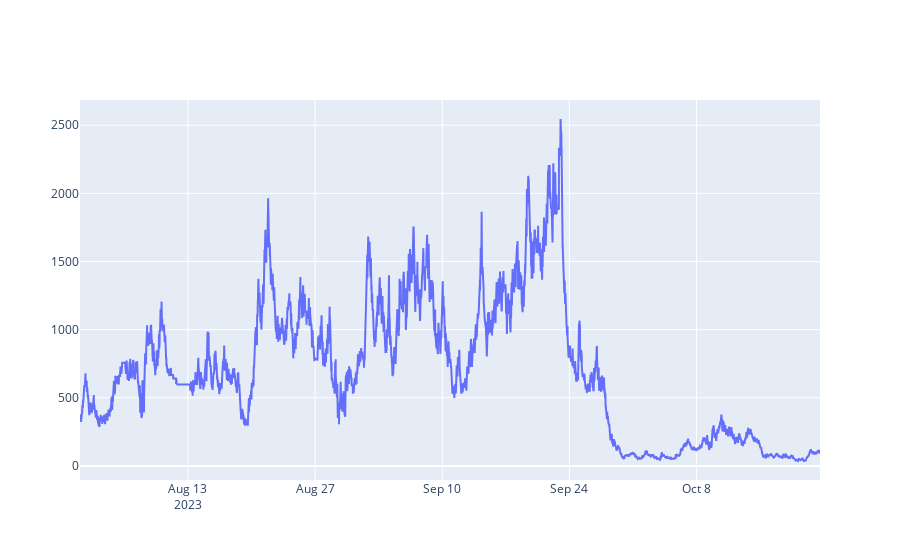

Notebook source saved alongside this figure:
### Code cell
import plotly.graph_objects as go

fig = go.Figure(data=[go.Scatter(x=stat['_equity_curve'].index, y=stat['_equity_curve']['Equity'])])
fig.show()

### Figure 1 — Plotly figure (JSON) as saved in the notebook; plotly's stock layout.template omitted (floating-point values rounded to 4 significant figures; data arrays with more than 128 entries replaced by an {"elided": "..."} marker saying what was removed)
{"data": [{"type": "scatter", "x": {"elided": "23467 str values"}, "y": {"elided": "23467 float values"}}], "layout": {}}
